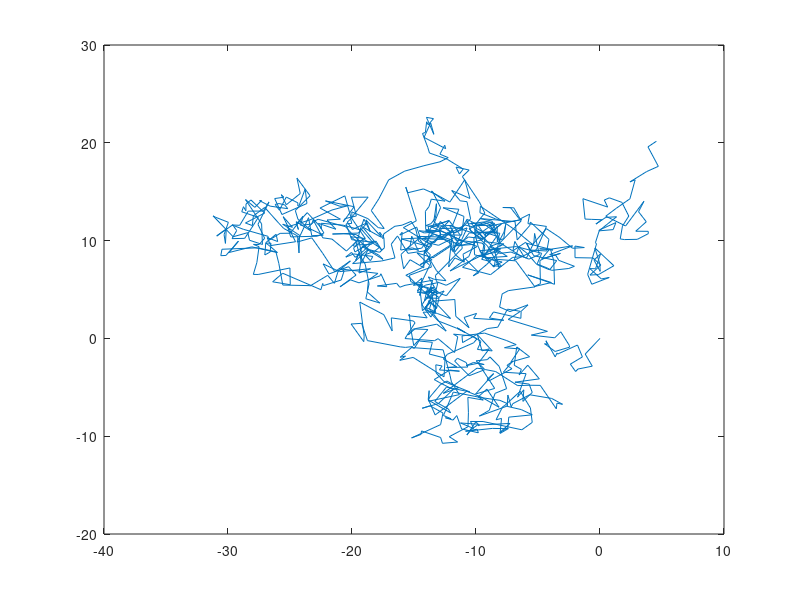

MATLAB code to generate this figure:
clc
clear
A=zeros(2,1000);
for j=2:1000
    x=randn(2,1);
    for i=1:2
        A(i,j)=A(i,j-1)+x(i);
    end
end
x=A(1,:);
y=A(2,:);
plot(x,y);

